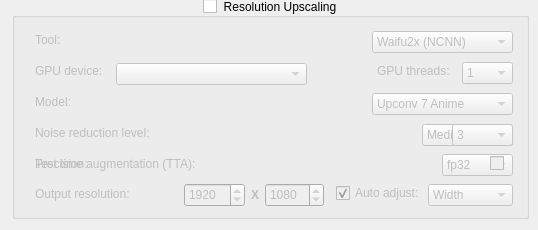
        <widget class="QWidget" name="UpscalingTab">
         <attribute name="title">
          <string>Upscaling</string>
         </attribute>
         <widget class="QGroupBox" name="UpscalingGB">
          <property name="geometry">
           <rect>
            <x>12</x>
            <y>-2</y>
            <width>517</width>
            <height>221</height>
           </rect>
          </property>
          <property name="toolTip">
           <string>Enables/disables resolution upscaling.</string>
          </property>
          <property name="title">
           <string>Resolution Upscaling</string>
          </property>
          <property name="alignment">
           <set>Qt::AlignCenter</set>
          </property>
          <property name="checkable">
           <bool>true</bool>
          </property>
          <property name="checked">
           <bool>false</bool>
          </property>
          <widget class="QLabel" name="GPUThreadUpscaleLabel">
           <property name="geometry">
            <rect>
             <x>365</x>
             <y>63</y>
             <width>81</width>
             <height>20</height>
            </rect>
           </property>
           <property name="text">
            <string>GPU threads:</string>
           </property>
          </widget>
          <widget class="QComboBox" name="ToolUpscaleDD">
           <property name="geometry">
            <rect>
             <x>360</x>
             <y>33</y>
             <width>141</width>
             <height>22</height>
            </rect>
           </property>
           <property name="focusPolicy">
            <enum>Qt::NoFocus</enum>
           </property>
           <property name="toolTip">
            <string>The upscaling tool to use.</string>
           </property>
           <property name="currentText">
            <string>Waifu2x (NCNN)</string>
           </property>
           <property name="currentIndex">
            <number>0</number>
           </property>
           <item>
            <property name="text">
             <string>Waifu2x (NCNN)</string>
            </property>
           </item>
           <item>
            <property name="text">
             <string>SRMD (NCNN)</string>
            </property>
           </item>
          </widget>
          <widget class="QLabel" name="ToolUpscaleLabel">
           <property name="geometry">
            <rect>
             <x>23</x>
             <y>34</y>
             <width>49</width>
             <height>16</height>
            </rect>
           </property>
           <property name="text">
            <string>Tool:</string>
           </property>
          </widget>
          <widget class="QComboBox" name="GPUThreadUpscaleDD">
           <property name="geometry">
            <rect>
             <x>450</x>
             <y>64</y>
             <width>51</width>
             <height>22</height>
            </rect>
           </property>
           <property name="focusPolicy">
            <enum>Qt::NoFocus</enum>
           </property>
           <property name="toolTip">
            <string>Sets the number of GPU threads to use for upscaling.</string>
           </property>
           <property name="currentIndex">
            <number>0</number>
           </property>
           <item>
            <property name="text">
             <string>1</string>
            </property>
           </item>
          </widget>
          <widget class="QComboBox" name="GPUUpscaleDD">
           <property name="geometry">
            <rect>
             <x>104</x>
             <y>65</y>
             <width>191</width>
             <height>22</height>
            </rect>
           </property>
           <property name="focusPolicy">
            <enum>Qt::NoFocus</enum>
           </property>
           <property name="toolTip">
            <string>Sets the GPU to use for frame rendering.</string>
           </property>
          </widget>
          <widget class="QLabel" name="GPULabel">
           <property name="geometry">
            <rect>
             <x>23</x>
             <y>65</y>
             <width>81</width>
             <height>16</height>
            </rect>
           </property>
           <property name="text">
            <string>GPU device:</string>
           </property>
          </widget>
          <widget class="QComboBox" name="ModelUpscaleDD">
           <property name="geometry">
            <rect>
             <x>360</x>
             <y>95</y>
             <width>141</width>
             <height>22</height>
            </rect>
           </property>
           <property name="focusPolicy">
            <enum>Qt::NoFocus</enum>
           </property>
           <property name="toolTip">
            <string>Sets the model to use for Waifu2x.</string>
           </property>
           <item>
            <property name="text">
             <string>Upconv 7 Anime</string>
            </property>
           </item>
           <item>
            <property name="text">
             <string>Upconv 7 Photo</string>
            </property>
           </item>
           <item>
            <property name="text">
             <string>Cunet (2D)</string>
            </property>
           </item>
           <item>
            <property name="text">
             <string>DeNoise Only</string>
            </property>
           </item>
          </widget>
          <widget class="QLabel" name="ModelUpscaleLabel">
           <property name="geometry">
            <rect>
             <x>23</x>
             <y>96</y>
             <width>52</width>
             <height>16</height>
            </rect>
           </property>
           <property name="text">
            <string>Model:</string>
           </property>
          </widget>
          <widget class="QLabel" name="NoiseReduc2xLabel">
           <property name="geometry">
            <rect>
             <x>23</x>
             <y>127</y>
             <width>131</width>
             <height>16</height>
            </rect>
           </property>
           <property name="text">
            <string>Noise reduction level:</string>
           </property>
          </widget>
          <widget class="QComboBox" name="NoiseReduc2xDD">
           <property name="geometry">
            <rect>
             <x>410</x>
             <y>126</y>
             <width>91</width>
             <height>22</height>
            </rect>
           </property>
           <property name="focusPolicy">
            <enum>Qt::NoFocus</enum>
           </property>
           <property name="toolTip">
            <string>Sets the noise reduction level for Waifu2x.</string>
           </property>
           <property name="currentIndex">
            <number>2</number>
           </property>
           <item>
            <property name="text">
             <string>None</string>
            </property>
           </item>
           <item>
            <property name="text">
             <string>Low</string>
            </property>
           </item>
           <item>
            <property name="text">
             <string>Medium</string>
            </property>
           </item>
           <item>
            <property name="text">
             <string>High</string>
            </property>
           </item>
           <item>
            <property name="text">
             <string>Highest</string>
            </property>
           </item>
          </widget>
          <widget class="QLabel" name="Precision2xLabel">
           <property name="geometry">
            <rect>
             <x>23</x>
             <y>158</y>
             <width>58</width>
             <height>16</height>
            </rect>
           </property>
           <property name="text">
            <string>Precision:</string>
           </property>
          </widget>
          <widget class="QComboBox" name="Precision2xDD">
           <property name="geometry">
            <rect>
             <x>430</x>
             <y>156</y>
             <width>71</width>
             <height>22</height>
            </rect>
           </property>
           <property name="focusPolicy">
            <enum>Qt::NoFocus</enum>
           </property>
           <property name="toolTip">
            <string>Sets the color precision for the upscaled video.</string>
           </property>
           <item>
            <property name="text">
             <string>fp32</string>
            </property>
           </item>
           <item>
            <property name="text">
             <string>fp16</string>
            </property>
           </item>
          </widget>
          <widget class="QLabel" name="OutResolutionLabel">
           <property name="geometry">
            <rect>
             <x>23</x>
             <y>188</y>
             <width>111</width>
             <height>16</height>
            </rect>
           </property>
           <property name="text">
            <string>Output resolution:</string>
           </property>
          </widget>
          <widget class="QSpinBox" name="Width2xNUD">
           <property name="geometry">
            <rect>
             <x>172</x>
             <y>185</y>
             <width>61</width>
             <height>24</height>
            </rect>
           </property>
           <property name="focusPolicy">
            <enum>Qt::WheelFocus</enum>
           </property>
           <property name="toolTip">
            <string>The output width.</string>
           </property>
           <property name="minimum">
            <number>640</number>
           </property>
           <property name="maximum">
            <number>7680</number>
           </property>
           <property name="value">
            <number>1920</number>
           </property>
          </widget>
          <widget class="QLabel" name="Eks2Label">
           <property name="geometry">
            <rect>
             <x>239</x>
             <y>189</y>
             <width>19</width>
             <height>16</height>
            </rect>
           </property>
           <property name="text">
            <string>&lt;html&gt;&lt;head/&gt;&lt;body&gt;&lt;p&gt;&lt;span style=&quot; font-weight:700;&quot;&gt;X&lt;/span&gt;&lt;/p&gt;&lt;/body&gt;&lt;/html&gt;</string>
           </property>
          </widget>
          <widget class="QSpinBox" name="Height2xNUD">
           <property name="geometry">
            <rect>
             <x>253</x>
             <y>185</y>
             <width>59</width>
             <height>24</height>
            </rect>
           </property>
           <property name="focusPolicy">
            <enum>Qt::WheelFocus</enum>
           </property>
           <property name="toolTip">
            <string>The output height.</string>
           </property>
           <property name="minimum">
            <number>360</number>
           </property>
           <property name="maximum">
            <number>4320</number>
           </property>
           <property name="value">
            <number>1080</number>
           </property>
          </widget>
          <widget class="QComboBox" name="AutoAdjDD">
           <property name="geometry">
            <rect>
             <x>416</x>
             <y>186</y>
             <width>85</width>
             <height>22</height>
            </rect>
           </property>
           <property name="focusPolicy">
            <enum>Qt::NoFocus</enum>
           </property>
           <property name="toolTip">
            <string>Sets the side to auto adjust.</string>
           </property>
           <property name="currentIndex">
            <number>1</number>
           </property>
           <item>
            <property name="text">
             <string>Height</string>
            </property>
           </item>
           <item>
            <property name="text">
             <string>Width</string>
            </property>
           </item>
          </widget>
          <widget class="QCheckBox" name="AutoAdjCB">
           <property name="geometry">
            <rect>
             <x>324</x>
             <y>185</y>
             <width>91</width>
             <height>20</height>
            </rect>
           </property>
           <property name="focusPolicy">
            <enum>Qt::NoFocus</enum>
           </property>
           <property name="toolTip">
            <string>enables auto adjusting the output resoltion.</string>
           </property>
           <property name="text">
            <string>Auto adjust:</string>
           </property>
           <property name="checked">
            <bool>true</bool>
           </property>
          </widget>
          <widget class="QLabel" name="TTA2xLabel">
           <property name="geometry">
            <rect>
             <x>23</x>
             <y>158</y>
             <width>181</width>
             <height>16</height>
            </rect>
           </property>
           <property name="text">
            <string>Test time augmentation (TTA):</string>
           </property>
          </widget>
          <widget class="QCheckBox" name="TTA2xCB">
           <property name="geometry">
            <rect>
             <x>478</x>
             <y>155</y>
             <width>19</width>
             <height>20</height>
            </rect>
           </property>
           <property name="toolTip">
            <string>Sets test time augmentation (slow!).</string>
           </property>
           <property name="text">
            <string/>
           </property>
          </widget>
          <widget class="QComboBox" name="NoiseLabelSDDD">
           <property name="geometry">
            <rect>
             <x>440</x>
             <y>126</y>
             <width>61</width>
             <height>22</height>
            </rect>
           </property>
           <property name="focusPolicy">
            <enum>Qt::NoFocus</enum>
           </property>
           <property name="toolTip">
            <string>Sets the noise reduction level for SRMD.</string>
           </property>
           <property name="currentIndex">
            <number>3</number>
           </property>
           <item>
            <property name="text">
             <string>0</string>
            </property>
           </item>
           <item>
            <property name="text">
             <string>1</string>
            </property>
           </item>
           <item>
            <property name="text">
             <string>2</string>
            </property>
           </item>
           <item>
            <property name="text">
             <string>3</string>
            </property>
           </item>
           <item>
            <property name="text">
             <string>4</string>
            </property>
           </item>
           <item>
            <property name="text">
             <string>5</string>
            </property>
           </item>
           <item>
            <property name="text">
             <string>6</string>
            </property>
           </item>
           <item>
            <property name="text">
             <string>7</string>
            </property>
           </item>
           <item>
            <property name="text">
             <string>8</string>
            </property>
           </item>
           <item>
            <property name="text">
             <string>9</string>
            </property>
           </item>
           <item>
            <property name="text">
             <string>10</string>
            </property>
           </item>
          </widget>
         </widget>
        </widget>
